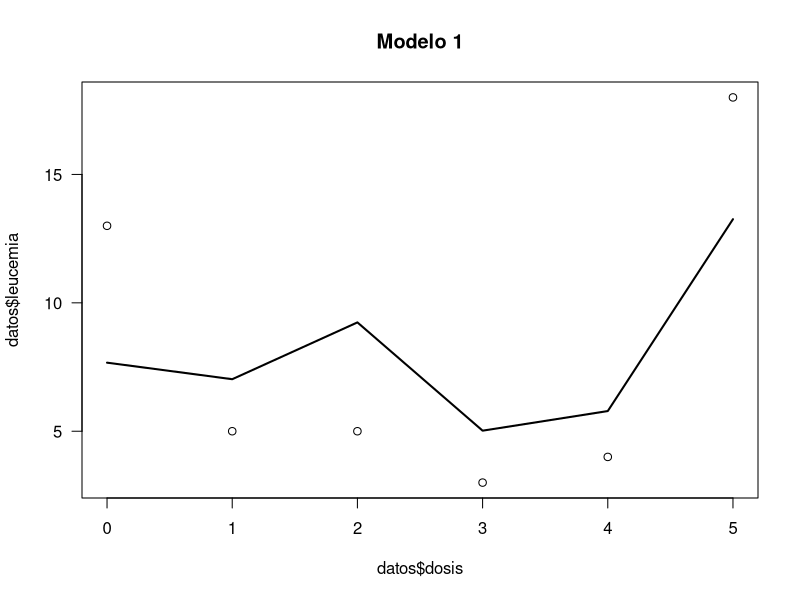
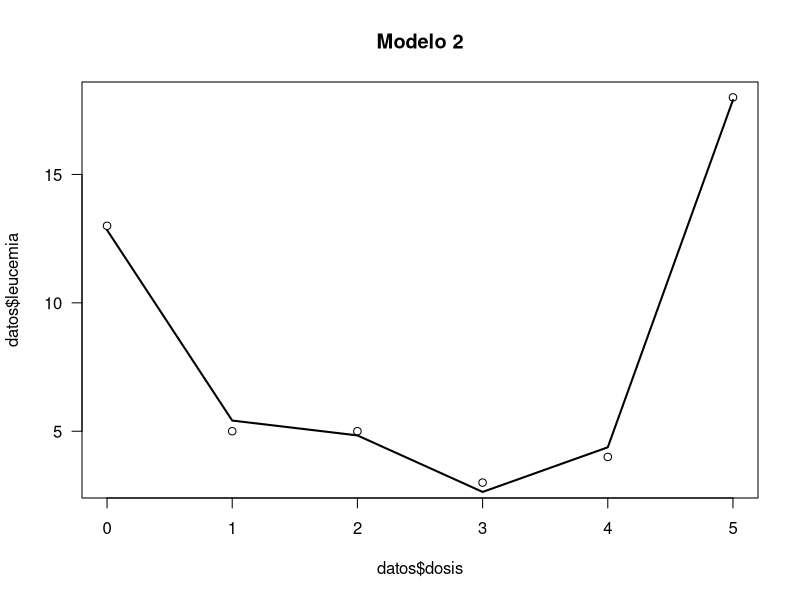
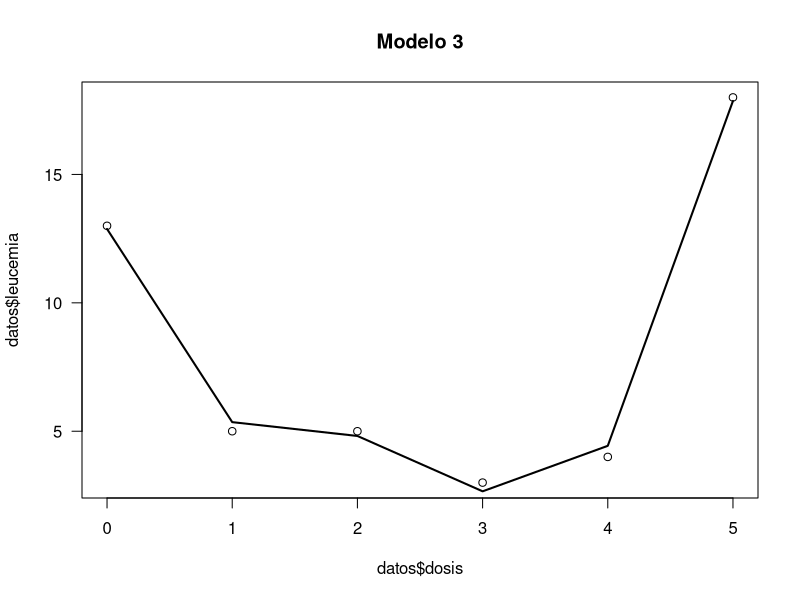
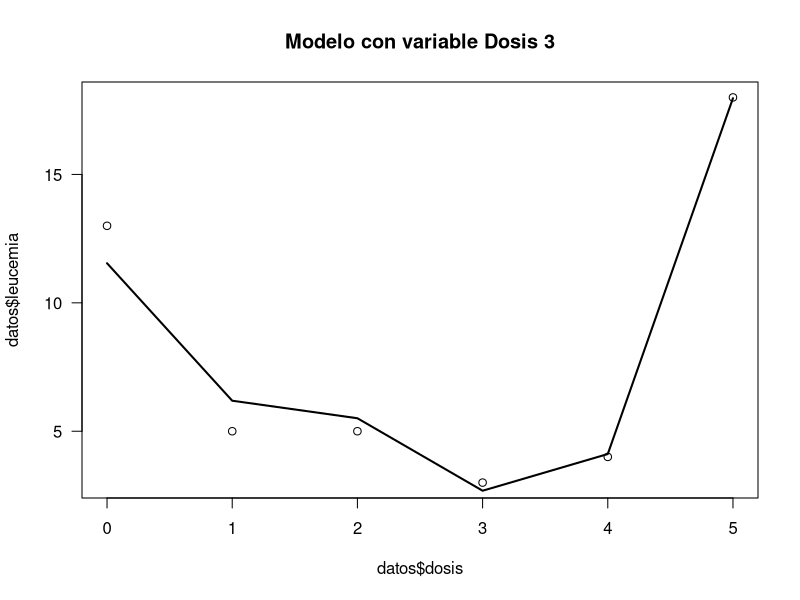

Write the R code that produced these figures, in order.
# Librerías
library(MASS)
library(statmod)

datos=read.csv('ExamenP1.csv')
# MODELO 1
model1<-glm(cbind(leucemia,total-leucemia)~dosis, family=binomial,data=datos)
summary(model1)
anova(model1,test = 'Chisq')

# Grafica
newDosis <- seq( min(datos$dosis), max(datos$dosis), length=6)
newleucemia <- predict(model1, newdata=data.frame(dosis=newDosis),se.fit=TRUE)
mu_model1 <- newleucemia$fit
plot( datos$leucemia~datos$dosis, las=1, main="Modelo 1")
model1_prop=exp(mu_model1)/(1+exp(mu_model1))
lines( datos$total*model1_prop ~ newDosis, lwd=2 )

# MODELO 2
model12<-glm(cbind(leucemia,total-leucemia)~dosis+dosis2, family=binomial,data=datos)
summary(model12)
anova(model12,test = 'Chisq')

# Grafica
newDosis <- seq( min(datos$dosis), max(datos$dosis), length=6)
newleucemia <- predict(model12, newdata=data.frame(dosis=newDosis,dosis2=newDosis^2),se.fit=TRUE)
mu_model12 <- newleucemia$fit
plot( datos$leucemia~datos$dosis, las=1, main="Modelo 2")
model12_prop=exp(mu_model12)/(1+exp(mu_model12))
lines( datos$total*model12_prop ~ newDosis, lwd=2 )


# MODELO 3
model123<-glm(cbind(leucemia,total-leucemia)~dosis+dosis2+dosis3, family=binomial,data=datos)
summary(model123)
anova(model123,test = 'Chisq')

# Grafica
newDosis <- seq( min(datos$dosis), max(datos$dosis), length=6)
newleucemia <- predict(model123, newdata=data.frame(dosis=newDosis,dosis2=newDosis^2,dosis3=newDosis^3),se.fit=TRUE)
mu_model123 <- newleucemia$fit
plot( datos$leucemia~datos$dosis, las=1, main="Modelo 3")
model123_prop=exp(mu_model123)/(1+exp(mu_model123))
lines( datos$total*model123_prop ~ newDosis, lwd=2 )


# DERIVADOS

# 2 variables explicativas
model13<-glm(cbind(leucemia,total-leucemia)~dosis+dosis3, family=binomial,data=datos)
summary(model13)
anova(model13,test = 'Chisq')

model23<-glm(cbind(leucemia,total-leucemia)~dosis2+dosis3, family=binomial,data=datos)
summary(model23)
anova(model23,test = 'Chisq')

# 1 variable explicativa
model2<-glm(cbind(leucemia,total-leucemia)~dosis2, family=binomial,data=datos)
summary(model2)
anova(model2,test = 'Chisq')

model3<-glm(cbind(leucemia,total-leucemia)~dosis3, family=binomial,data=datos)
summary(model3)
anova(model3,test = 'Chisq')

# Grafica
newDosis <- seq( min(datos$dosis), max(datos$dosis), length=6)
newleucemia <- predict(model3, newdata=data.frame(dosis3=newDosis^3),se.fit=TRUE)
mu_model3 <- newleucemia$fit
plot( datos$leucemia~datos$dosis, las=1, main="Modelo con variable Dosis 3")
model3_prop=exp(mu_model3)/(1+exp(mu_model3))
lines( datos$total*model3_prop ~ newDosis, lwd=2 )

